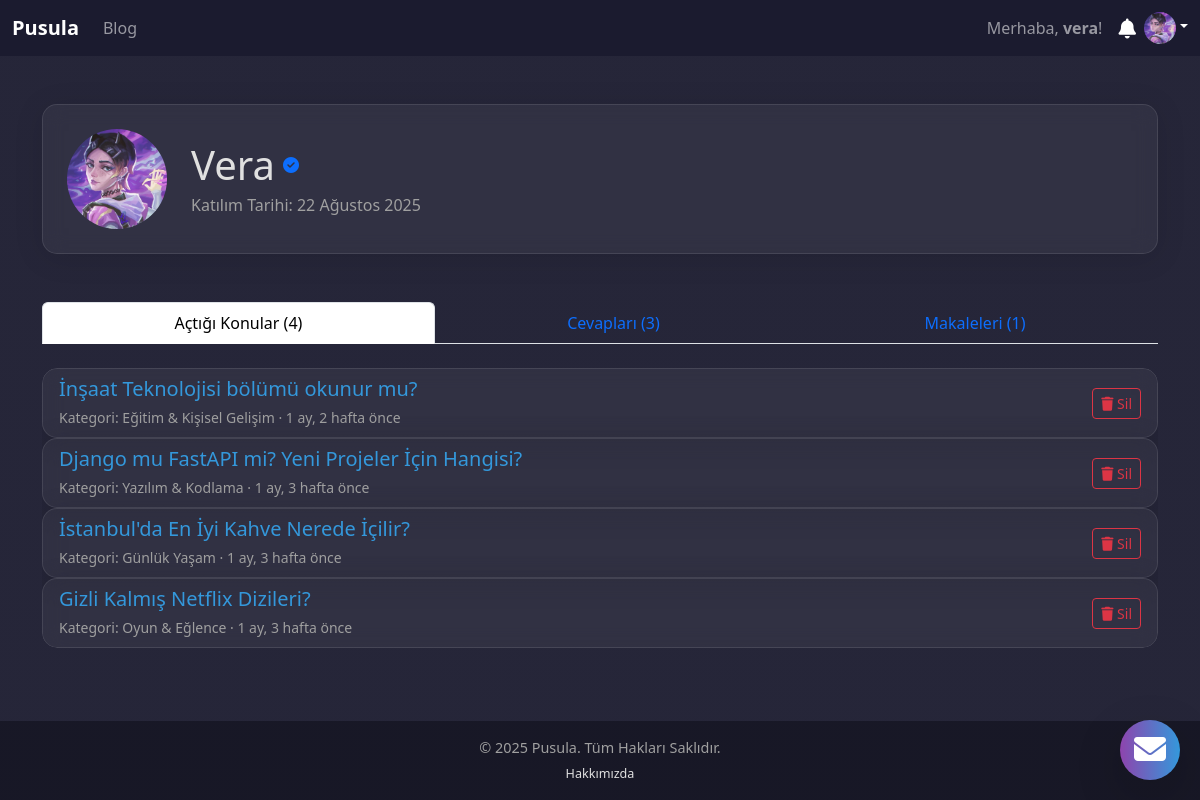
Screenshot of /profil/vera/ (signed in) with the database file from the repository.
### forum/models.py (models this page shows, shortened)
class Profil(models.Model):
    user = models.OneToOneField(User, on_delete=models.CASCADE)
    gorunen_ad = models.CharField(max_length=100, blank=True, verbose_name="Görünen Ad")
    foto = models.ImageField(upload_to='profil_fotolari/', null=True, blank=True)
    son_sifre_degistirme = models.DateTimeField(null=True, blank=True)

class Konu(models.Model):
    baslik = models.CharField(max_length=255)
    icerik = models.TextField()
    kategori = models.ForeignKey(Kategori, on_delete=models.CASCADE)
    olusturan = models.ForeignKey(User, on_delete=models.CASCADE)
    olusturma_tarihi = models.DateTimeField(auto_now_add=True)
    goruntulenme_sayisi = models.IntegerField(default=0)
    begenenler = models.ManyToManyField(User, related_name='begenilen_konular', blank=True)
    def get_absolute_url(self):
        return reverse('forum:konu_detay', kwargs={'konu_id': self.pk})

class Kategori(models.Model):
    ad = models.CharField(max_length=100)
    aciklama = models.CharField(max_length=255)
    class Meta:
        verbose_name_plural = "Kategoriler" # Yönetim panelinde daha güzel görünmesi için

### forum/views.py (the view)
# urls.py: path('profil/<str:username>/', views.profil_view, name='profil'),
def profil_view(request, username):
    profil_user = get_object_or_404(User, username=username)
    is_onayli_yazar = profil_user.groups.filter(name='Onaylı Yazarlar').exists()
    konular = Konu.objects.filter(olusturan=profil_user).order_by('-olusturma_tarihi')
    kullanicinin_cevaplari = Cevap.objects.filter(yazan=profil_user).select_related('konu').order_by('-yazilma_tarihi')
    makaleler = Makale.objects.filter(yazar=profil_user).order_by('-olusturma_tarihi')
    context = {
        'profil_user': profil_user, 'konular': konular,
        'kullanicinin_cevaplari': kullanicinin_cevaplari,
        'makaleler': makaleler, 'is_onayli_yazar': is_onayli_yazar,
    }
    return render(request, 'forum/profil.html', context)

### blog/models.py (called while the page is built)
    def get_absolute_url(self):
        return reverse('blog:makale_detay', kwargs={'pk': self.pk})

### forum/context_processors.py (called while the page is built)
def notifications_processor(request):
    if request.user.is_authenticated:
        okunmamis_bildirimler = Bildirim.objects.filter(kullanici=request.user, okundu=False)
        return {'okunmamis_bildirimler': okunmamis_bildirimler}
    return {}

### forum/templates/forum/profil.html (shortened to what this page needs)
{% extends "forum/base.html" %}
{% load forum_tags %}
{% block content %}
<div class="container py-5">
    <div class="card p-4 mb-5">
        <div class="d-flex align-items-center">
            <img src="{% if profil_user.profil and profil_user.profil.foto %}{{ profil_user.profil.foto.url }}{% else %}{% gravatar_url profil_user.email 100 %}{% endif %}"
                 class="me-4 avatar avatar-lg"
                 alt="{{ profil_user.username }}">
            <div>
                <div class="d-flex align-items-center mb-1">
                    <h1 class="mb-0">{{ profil_user.profil.gorunen_ad }}</h1>
                    {% if is_onayli_yazar %}<i class="fas fa-check-circle text-primary ms-2" title="Onaylı Yazar"></i>{% endif %}
                </div>
                <p class="text-muted mb-0">Katılım Tarihi: {{ profil_user.date_joined|date:"d F Y" }}</p>
            </div>
        </div>
    </div>
    <ul class="nav nav-tabs nav-fill mb-4" id="profilTab" role="tablist">
        <li class="nav-item" role="presentation"><button class="nav-link active" id="konular-tab" data-bs-toggle="tab" data-bs-target="#konular" type="button" role="tab">Açtığı Konular ({{ konular.count }})</button></li>
        <li class="nav-item" role="presentation"><button class="nav-link" id="cevaplar-tab" data-bs-toggle="tab" data-bs-target="#cevaplar" type="button" role="tab">Cevapları ({{ kullanicinin_cevaplari.count }})</button></li>
        {% if is_onayli_yazar %}
        <li class="nav-item" role="presentation"><button class="nav-link" id="makaleler-tab" data-bs-toggle="tab" data-bs-target="#makaleler" type="button" role="tab">Makaleleri ({{ makaleler.count }})</button></li>
        {% endif %}
    </ul>
    <div class="tab-content" id="profilTabContent">
        <div class="tab-pane fade show active" id="konular" role="tabpanel">
            <div class="list-group">
                {% for konu in konular %}
                    <div class="list-group-item">
                        <div class="d-flex w-100 justify-content-between align-items-center">
                            <div> <a href="{{ konu.get_absolute_url }}">
                <h5 class="mb-1 konu-basligi-linki">{{ konu.baslik }}</h5>
            </a><small class="text-muted">Kategori: {{ konu.kategori.ad }} · {{ konu.olusturma_tarihi|timesince }} önce</small></div>
                            {% if konu.olusturan == user %}<div><a href="{% url 'forum:konu_sil_ajax' konu.pk %}" class="btn btn-outline-danger btn-sm sil-butonu">
    <i class="fas fa-trash"></i> Sil
</a></div>{% endif %}
                        </div>
                    </div>
                {% empty %}<div class="card p-5 text-center"><p class="mb-0">Bu kullanıcı henüz hiç konu açmamış.</p></div>{% endfor %}
            </div>
        </div>
    </div>
</div>
{% endblock %}

### forum/templates/forum/base.html (shortened to what this page needs)
{% load static %}
{% load forum_tags %}
<!DOCTYPE html>
<html lang="tr">
<head>
    <link href="https://cdn.jsdelivr.net/npm/bootstrap@5.3.3/dist/css/bootstrap.min.css" rel="stylesheet">
    <link rel="stylesheet" href="https://cdnjs.cloudflare.com/ajax/libs/font-awesome/6.5.2/css/all.min.css">
</head>
<body class="d-flex flex-column min-vh-100" {% if messages %}{% for message in messages %}{% if message.message == 'hosgeldin_karti_goster' %}data-show-welcome-modal="true"{% endif %}{% endfor %}{% endif %}>
    <nav class="navbar navbar-expand-lg navbar-dark bg-dark sticky-top">
        <div class="container-fluid">
            <a class="navbar-brand" href="{% url 'forum:anasayfa' %}"><strong>Pusula</strong></a>
            <ul class="navbar-nav"><li class="nav-item"><a class="nav-link" href="{% url 'blog:blog_anasayfa' %}">Blog</a></li></ul>
            <div class="d-flex align-items-center">
                {% if user.is_authenticated %}
                    <span class="navbar-text me-3 d-none d-lg-block">Merhaba, <strong>{{ user.username }}</strong>!</span>
                    <div class="dropdown me-2">
                        <a href="#" class="nav-link text-white" id="notificationsDropdown" role="button" data-bs-toggle="dropdown" aria-expanded="false" title="Bildirimler"><i class="fas fa-bell fa-lg"></i></a>
                    </div>
                    <div class="dropdown">
                        <a href="#" class="nav-link text-white dropdown-toggle" id="profileDropdown" role="button" data-bs-toggle="dropdown" aria-expanded="false" title="Profilim ve Ayarlar"><img src="{% if user.profil and user.profil.foto %}{{ user.profil.foto.url }}{% else %}{% gravatar_url user.email 32 %}{% endif %}" alt="{{ user.username }}" class="avatar avatar-xs"></a>
                    </div>
                {% else %}
                    <a class="nav-link me-2" href="{% url 'forum:login' %}"><i class="fas fa-sign-in-alt"></i> Giriş Yap</a>
                    <a class="btn btn-primary" href="{% url 'forum:kayit_ol' %}"><i class="fas fa-user-plus"></i> Kayıt Ol</a>
                {% endif %}
            </div>
        </div>
    </nav>
    <main class="flex-grow-1">
        {% block content %}{% endblock %}
    </main>
    <footer class="footer mt-auto py-3" style="background-color: rgba(10, 10, 20, 0.5);">
        <div class="container text-center"><p class="mb-1 text-muted">© {% now "Y" %} Pusula. Tüm Hakları Saklıdır.</p><small><a href="{% url 'forum:hakkimizda' %}" class="mx-2">Hakkımızda</a></small></div>
    </footer>
<div class="dropup floating-contact-btn">
    <button class="btn btn-primary rounded-circle shadow-lg" type="button" data-bs-toggle="dropdown" aria-expanded="false" style="width: 60px; height: 60px;">
        <i class="fas fa-envelope fa-2x"></i>
    </button>
</div>
</body>
</html>

### forum/templates/forum/base.html (style rules this page uses)
:root { --primary-color: #8e44ad; --secondary-color: #3498db; --dark-bg: #1a1a2e; --light-text: #e0e0e0; --muted-text-color: #a0a0a0; --card-bg: rgba(255, 255, 255, 0.05); }
body { background-image: linear-gradient(rgba(26, 26, 46, 0.95), rgba(26, 26, 46, 0.95)), url('https://images.unsplash.com/photo-1522202176988-66273c2fd55f?q=80&w=2071&auto=format&fit=crop'); background-attachment: fixed; background-size: cover; color: var(--light-text); font-family: 'Segoe UI', Tahoma, Geneva, Verdana, sans-serif; }
main { position: relative; z-index: 1; }
.card, .list-group-item, .dropdown-menu, .modal-content { background: var(--card-bg) !important; border-radius: 15px !important; border: 1px solid rgba(255, 255, 255, 0.1) !important; backdrop-filter: blur(10px); -webkit-backdrop-filter: blur(10px); box-shadow: 0 4px 30px rgba(0, 0, 0, 0.1) !important; color: var(--light-text); }
.list-group { border-radius: 15px; overflow: hidden; }
.list-group-item { border-bottom: 1px solid rgba(255, 255, 255, 0.1); }
.list-group-item:last-child { border-bottom: none; }
.btn-primary, .badge.bg-primary { background-image: linear-gradient(to right, var(--primary-color), var(--secondary-color)); border: none; transition: transform 0.2s ease; box-shadow: 0 4px 15px rgba(0, 0, 0, 0.2); }
a, a.profil-linki:hover { color: var(--secondary-color); text-decoration: none; }
.navbar.bg-dark { background: rgba(26, 26, 46, 0.8) !important; backdrop-filter: blur(10px); }
.list-group-item small, .text-muted { color: var(--muted-text-color) !important; }
.navbar-brand, .navbar-brand:hover { text-decoration: none; }
.navbar-brand strong { color: #fff; transition: all 0.4s ease; text-shadow: none; }
.avatar { object-fit: cover; border-radius: 50%; }
.avatar-xs { width: 32px !important; height: 32px !important; }
.avatar-lg { width: 100px !important; height: 100px !important; }
.footer { background-color: rgba(10, 10, 20, 0.5); padding: 2rem 0; color: var(--muted-text-color); font-size: 0.9em; }
.footer a { color: var(--light-text); }
.floating-contact-btn { position: fixed; bottom: 20px; right: 20px; z-index: 1050; }

### rows the page displays
Konu: baslik "İnşaat Teknolojisi bölümü okunur mu?", kategori.ad "Eğitim & Kişisel Gelişim", olusturma_tarihi "1 ay, 2 hafta", shows "Sil"
Konu: baslik "Django mu FastAPI mi? Yeni Projeler İçin Hangisi?", kategori.ad "Yazılım & Kodlama", olusturma_tarihi "1 ay, 3 hafta", shows "Sil"
Konu: baslik "İstanbul'da En İyi Kahve Nerede İçilir?", kategori.ad "Günlük Yaşam", olusturma_tarihi "1 ay, 3 hafta", shows "Sil"
Konu: baslik "Gizli Kalmış Netflix Dizileri?", kategori.ad "Oyun & Eğlence", olusturma_tarihi "1 ay, 3 hafta", shows "Sil"

### other values shown
{{ user.username }} "vera"
{{ profil_user.profil.gorunen_ad }} "Vera"
{{ profil_user.date_joined|date:"d F Y" }} "22 Ağustos 2025"
{{ konular.count }} "4"
{{ kullanicinin_cevaplari.count }} "3"
{{ makaleler.count }} "1"
